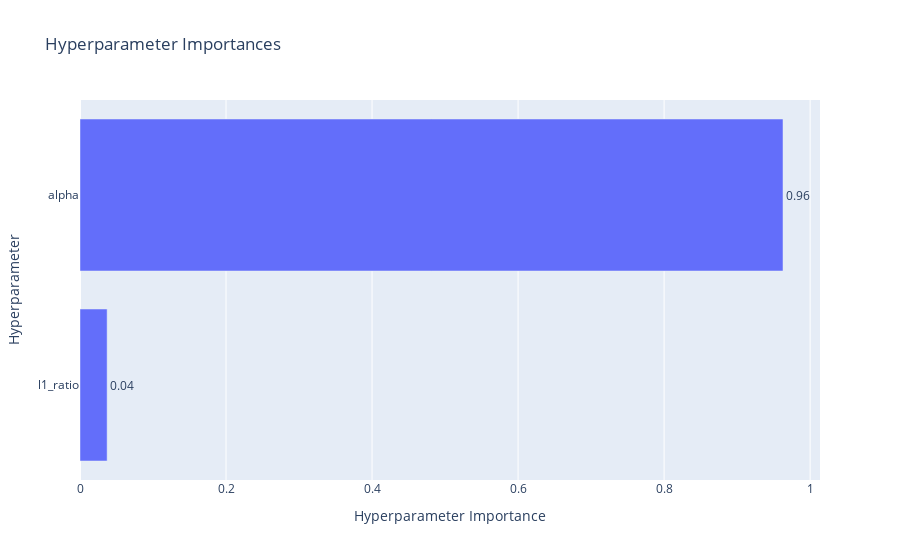

Notebook source saved alongside this figure:
### Code cell
fig = optuna.visualization.plot_param_importances(study)
show(fig)

### Figure 1 — Plotly figure (JSON) as saved in the notebook; plotly's stock layout.template omitted (floating-point values rounded to 4 significant figures)
{"data": [{"cliponaxis": false, "hovertemplate": ["l1_ratio (FloatDistribution): 0.037152118006057326<extra></extra>", "alpha (FloatDistribution): 0.9628478819939427<extra></extra>"], "name": "Objective Value", "orientation": "h", "text": ["0.04", "0.96"], "textposition": "outside", "type": "bar", "x": [0.03715, 0.9628], "y": ["l1_ratio", "alpha"]}], "layout": {"title": {"text": "Hyperparameter Importances"}, "xaxis": {"title": {"text": "Hyperparameter Importance"}}, "yaxis": {"title": {"text": "Hyperparameter"}}}}
